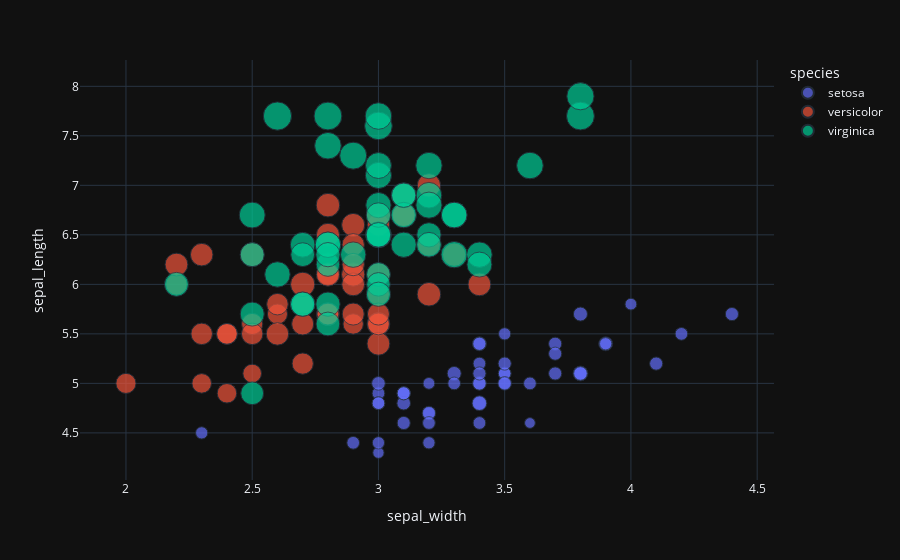

The cell this chart's notebook holds for it:
### Code cell
import plotly.express as px
df = px.data.iris() # iris is a pandas DataFrame，官方自带的数据，常作为教程使用
fig = px.scatter(df,
                x="sepal_width",  # x坐标
                y="sepal_length",  # y坐标
                color="species",   # 根据物种类型染色
                size='petal_length',   # 根据petal_length确定大小
                hover_data=['petal_width']  #浮动展示还没有用到的petal_width数据，让用户可以一次性看到每条数据的全部维度
                )
fig.show()

### Figure 1 — Plotly figure (JSON) as saved in the notebook; plotly's stock layout.template omitted (floating-point values rounded to 4 significant figures)
{"data": [{"customdata": [[0.2], [0.2], [0.2], [0.2], [0.2], [0.4], [0.3], [0.2], [0.2], [0.1], [0.2], [0.2], [0.1], [0.1], [0.2], [0.4], [0.4], [0.3], [0.3], [0.3], [0.2], [0.4], [0.2], [0.5], [0.2], [0.2], [0.4], [0.2], [0.2], [0.2], [0.2], [0.4], [0.1], [0.2], [0.1], [0.2], [0.2], [0.1], [0.2], [0.2], [0.3], [0.3], [0.2], [0.6], [0.4], [0.3], [0.2], [0.2], [0.2], [0.2]], "hovertemplate": "species=setosa<br>sepal_width=%{x}<br>sepal_length=%{y}<br>petal_length=%{marker.size}<br>petal_width=%{customdata[0]}<extra></extra>", "legendgroup": "setosa", "marker": {"color": "#636efa", "size": [1.4, 1.4, 1.3, 1.5, 1.4, 1.7, 1.4, 1.5, 1.4, 1.5, 1.5, 1.6, 1.4, 1.1, 1.2, 1.5, 1.3, 1.4, 1.7, 1.5, 1.7, 1.5, 1, 1.7, 1.9, 1.6, 1.6, 1.5, 1.4, 1.6, 1.6, 1.5, 1.5, 1.4, 1.5, 1.2, 1.3, 1.5, 1.3, 1.5, 1.3, 1.3, 1.3, 1.6, 1.9, 1.4, 1.6, 1.4, 1.5, 1.4], "sizemode": "area", "sizeref": 0.01725, "symbol": "circle"}, "mode": "markers", "name": "setosa", "orientation": "v", "showlegend": true, "type": "scatter", "x": [3.5, 3, 3.2, 3.1, 3.6, 3.9, 3.4, 3.4, 2.9, 3.1, 3.7, 3.4, 3, 3, 4, 4.4, 3.9, 3.5, 3.8, 3.8, 3.4, 3.7, 3.6, 3.3, 3.4, 3, 3.4, 3.5, 3.4, 3.2, 3.1, 3.4, 4.1, 4.2, 3.1, 3.2, 3.5, 3.1, 3, 3.4, 3.5, 2.3, 3.2, 3.5, 3.8, 3, 3.8, 3.2, 3.7, 3.3], "xaxis": "x", "y": [5.1, 4.9, 4.7, 4.6, 5, 5.4, 4.6, 5, 4.4, 4.9, 5.4, 4.8, 4.8, 4.3, 5.8, 5.7, 5.4, 5.1, 5.7, 5.1, 5.4, 5.1, 4.6, 5.1, 4.8, 5, 5, 5.2, 5.2, 4.7, 4.8, 5.4, 5.2, 5.5, 4.9, 5, 5.5, 4.9, 4.4, 5.1, 5, 4.5, 4.4, 5, 5.1, 4.8, 5.1, 4.6, 5.3, 5], "yaxis": "y"}, {"customdata": [[1.4], [1.5], [1.5], [1.3], [1.5], [1.3], [1.6], [1], [1.3], [1.4], [1], [1.5], [1], [1.4], [1.3], [1.4], [1.5], [1], [1.5], [1.1], [1.8], [1.3], [1.5], [1.2], [1.3], [1.4], [1.4], [1.7], [1.5], [1], [1.1], [1], [1.2], [1.6], [1.5], [1.6], [1.5], [1.3], [1.3], [1.3], [1.2], [1.4], [1.2], [1], [1.3], [1.2], [1.3], [1.3], [1.1], [1.3]], "hovertemplate": "species=versicolor<br>sepal_width=%{x}<br>sepal_length=%{y}<br>petal_length=%{marker.size}<br>petal_width=%{customdata[0]}<extra></extra>", "legendgroup": "versicolor", "marker": {"color": "#EF553B", "size": [4.7, 4.5, 4.9, 4, 4.6, 4.5, 4.7, 3.3, 4.6, 3.9, 3.5, 4.2, 4, 4.7, 3.6, 4.4, 4.5, 4.1, 4.5, 3.9, 4.8, 4, 4.9, 4.7, 4.3, 4.4, 4.8, 5, 4.5, 3.5, 3.8, 3.7, 3.9, 5.1, 4.5, 4.5, 4.7, 4.4, 4.1, 4, 4.4, 4.6, 4, 3.3, 4.2, 4.2, 4.2, 4.3, 3, 4.1], "sizemode": "area", "sizeref": 0.01725, "symbol": "circle"}, "mode": "markers", "name": "versicolor", "orientation": "v", "showlegend": true, "type": "scatter", "x": [3.2, 3.2, 3.1, 2.3, 2.8, 2.8, 3.3, 2.4, 2.9, 2.7, 2, 3, 2.2, 2.9, 2.9, 3.1, 3, 2.7, 2.2, 2.5, 3.2, 2.8, 2.5, 2.8, 2.9, 3, 2.8, 3, 2.9, 2.6, 2.4, 2.4, 2.7, 2.7, 3, 3.4, 3.1, 2.3, 3, 2.5, 2.6, 3, 2.6, 2.3, 2.7, 3, 2.9, 2.9, 2.5, 2.8], "xaxis": "x", "y": [7, 6.4, 6.9, 5.5, 6.5, 5.7, 6.3, 4.9, 6.6, 5.2, 5, 5.9, 6, 6.1, 5.6, 6.7, 5.6, 5.8, 6.2, 5.6, 5.9, 6.1, 6.3, 6.1, 6.4, 6.6, 6.8, 6.7, 6, 5.7, 5.5, 5.5, 5.8, 6, 5.4, 6, 6.7, 6.3, 5.6, 5.5, 5.5, 6.1, 5.8, 5, 5.6, 5.7, 5.7, 6.2, 5.1, 5.7], "yaxis": "y"}, {"customdata": [[2.5], [1.9], [2.1], [1.8], [2.2], [2.1], [1.7], [1.8], [1.8], [2.5], [2], [1.9], [2.1], [2], [2.4], [2.3], [1.8], [2.2], [2.3], [1.5], [2.3], [2], [2], [1.8], [2.1], [1.8], [1.8], [1.8], [2.1], [1.6], [1.9], [2], [2.2], [1.5], [1.4], [2.3], [2.4], [1.8], [1.8], [2.1], [2.4], [2.3], [1.9], [2.3], [2.5], [2.3], [1.9], [2], [2.3], [1.8]], "hovertemplate": "species=virginica<br>sepal_width=%{x}<br>sepal_length=%{y}<br>petal_length=%{marker.size}<br>petal_width=%{customdata[0]}<extra></extra>", "legendgroup": "virginica", "marker": {"color": "#00cc96", "size": [6, 5.1, 5.9, 5.6, 5.8, 6.6, 4.5, 6.3, 5.8, 6.1, 5.1, 5.3, 5.5, 5, 5.1, 5.3, 5.5, 6.7, 6.9, 5, 5.7, 4.9, 6.7, 4.9, 5.7, 6, 4.8, 4.9, 5.6, 5.8, 6.1, 6.4, 5.6, 5.1, 5.6, 6.1, 5.6, 5.5, 4.8, 5.4, 5.6, 5.1, 5.1, 5.9, 5.7, 5.2, 5, 5.2, 5.4, 5.1], "sizemode": "area", "sizeref": 0.01725, "symbol": "circle"}, "mode": "markers", "name": "virginica", "orientation": "v", "showlegend": true, "type": "scatter", "x": [3.3, 2.7, 3, 2.9, 3, 3, 2.5, 2.9, 2.5, 3.6, 3.2, 2.7, 3, 2.5, 2.8, 3.2, 3, 3.8, 2.6, 2.2, 3.2, 2.8, 2.8, 2.7, 3.3, 3.2, 2.8, 3, 2.8, 3, 2.8, 3.8, 2.8, 2.8, 2.6, 3, 3.4, 3.1, 3, 3.1, 3.1, 3.1, 2.7, 3.2, 3.3, 3, 2.5, 3, 3.4, 3], "xaxis": "x", "y": [6.3, 5.8, 7.1, 6.3, 6.5, 7.6, 4.9, 7.3, 6.7, 7.2, 6.5, 6.4, 6.8, 5.7, 5.8, 6.4, 6.5, 7.7, 7.7, 6, 6.9, 5.6, 7.7, 6.3, 6.7, 7.2, 6.2, 6.1, 6.4, 7.2, 7.4, 7.9, 6.4, 6.3, 6.1, 7.7, 6.3, 6.4, 6, 6.9, 6.7, 6.9, 5.8, 6.8, 6.7, 6.7, 6.3, 6.5, 6.2, 5.9], "yaxis": "y"}], "layout": {"legend": {"itemsizing": "constant", "title": {"text": "species"}, "tracegroupgap": 0}, "margin": {"t": 60}, "xaxis": {"anchor": "y", "domain": [0, 1], "title": {"text": "sepal_width"}}, "yaxis": {"anchor": "x", "domain": [0, 1], "title": {"text": "sepal_length"}}}}
